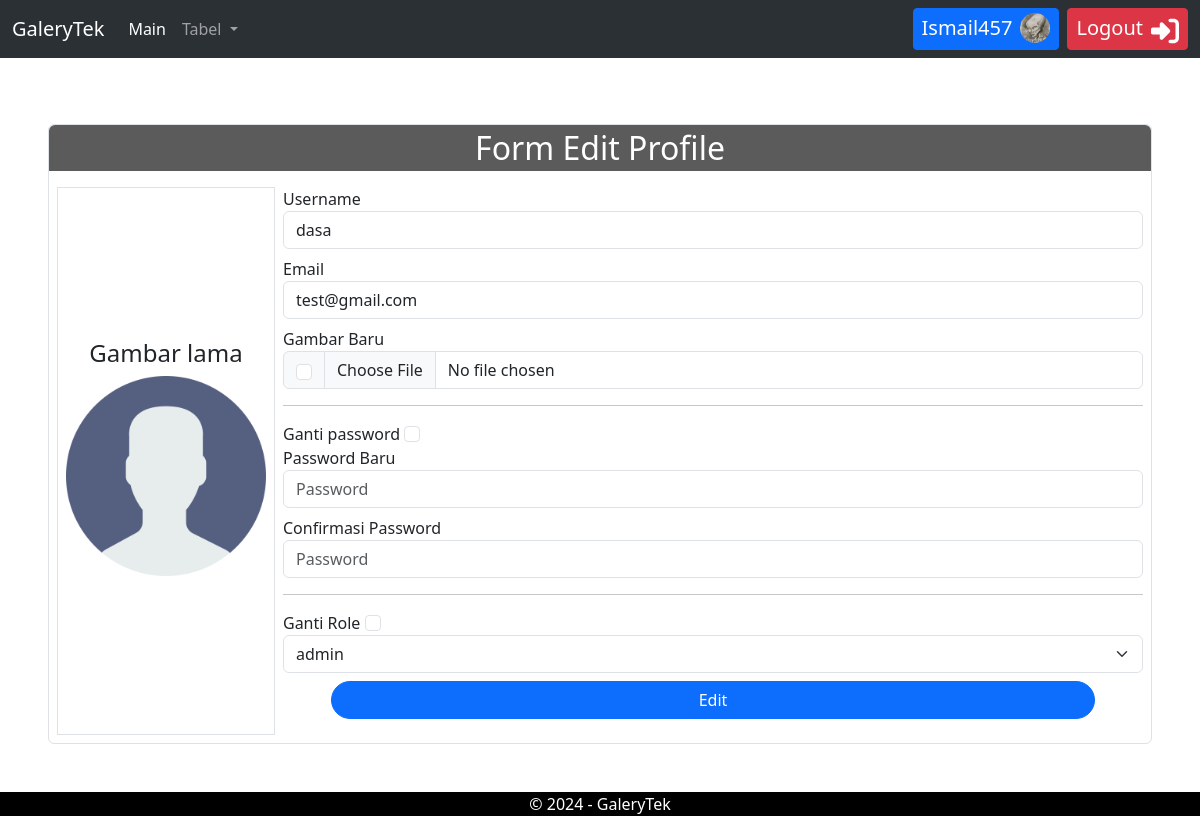
The app's page /admin/crud/form/edit_profile.php?id=11 (signed in) with its own data.
### tables this page shows
CREATE TABLE `user` (
  `id` int NOT NULL,
  `username` varchar(255) NOT NULL,
  `email` varchar(255) NOT NULL,
  `password` varchar(255) NOT NULL,
  `role` enum('admin','super admin') NOT NULL,
  `gambar` varchar(255) NOT NULL
);

### admin/crud/form/edit_profile.php (the view, shortened to what this page needs)
<!DOCTYPE html>
<html lang="en">
<head>
    <link rel="stylesheet" href="../../assets/style/base.css">
    <link rel="stylesheet" href="../../assets/style/form.css">
    <link rel="stylesheet" href="http://localhost/pw2024_tubes_233040070/admin/assets/plugins/fontawesome-free-6.5.2-web/css/all.css">
    <link rel="stylesheet" href="../../assets/style/bootstrap.min.css">
</head>
<body>
    <?php
    include "../../assets/shortcut/nav.php";
    ?>
    <section class="main" style="height:100%;">
        <?php
        $id = $_GET["id"];
        $query = mysqli_query($koneksi, "SELECT * FROM user WHERE id='$id'");
        while ($tampil = mysqli_fetch_array($query)) {
            if ($tampil['gambar']) {
                $gambar = $tampil['gambar'];
            } else {
                $gambar = "Profile_picture.png";
            }
        ?>
            <form action="../aksi/aksi_edit_profile.php" method="post" enctype="multipart/form-data" class="d-flex flex-column border rounded text-center mx-5">
                <h2 class="title rounded-top text-white p-1">Form Edit Profile</h2>
                <div class="aha d-flex m-2" style="width:auto;">
                    <div class="border d-inline-flex flex-column text-center p-2 justify-content-center">
                        <h4>Gambar lama</h4>
                        <img class="mx-auto mb-2 mt-0" src="<?php echo "http://localhost/pw2024_tubes_233040070/admin/crud/recource/gambar_profile/" . $gambar ?>" alt="<?php if ($tampil['gambar']) {
                                                                                                                                                                            echo $tampil['gambar'];
                                                                                                                                                                        } else {
                                                                                                                                                                            echo "Tidak_ada_gambar";
                                                                                                                                                                        } ?>">
                    </div>
                    <div class="text-start ms-2" style="width:100%;">
                        <span>Username</span>
                        <div class="mb-2">
                            <input name="username" value="<?php echo $tampil['username']; ?>" type="text" class="form-control" placeholder="Username" aria-label="Username" aria-describedby="addon-wrapping" required>
                        </div>
                        <span>Email</span>
                        <div class="mb-2">
                            <input name="email" value="<?php echo $tampil['email']; ?>" type="email" class="form-control" placeholder="Email" aria-label="Email" aria-describedby="addon-wrapping" required>
                        </div>
                        <label>Gambar Baru</label>
                        <div class="input-group mb-2">
                            <div class="input-group-text">
                                <input class="form-check-input" type="checkbox" name="upt" value="true">
                            </div>
                            <input name="gambaru" type="file" class="form-control" id="gambar">
                        </div>
                        <hr>
                        Ganti password <input class="form-check-input" type="checkbox" name="ps" value="true">
                        <br>
                        <span>Password Baru</span>
                        <div class="mb-2">
                            <input name="password" type="Password" class="form-control" placeholder="Password" aria-label="Password" aria-describedby="addon-wrapping">
                        </div>
                        <span>Confirmasi Password</span>
                        <div class="mb-2">
                            <input name="password2" type="Password" class="form-control" placeholder="Password" aria-label="Password" aria-describedby="addon-wrapping">
                        </div>
                        <?php
                        if ($tampil_user['role'] == "super admin") {
                            echo
                            "
                            <hr>
                        <span>Ganti Role </span><input class='form-check-input' type='checkbox' name='r_change' value='true'>
                        <div class='mb-2'>
                            <select name='roleNew' class='form-select' aria-label='Default select example'>
                                <option selected value='" . $tampil["role"] . "'>" . $tampil["role"] . "</option>
                                <option value='admin'>admin</option>
                                <option value='super admin'>super admin</option>
                            </select>
                        </div>
                            ";
                        }
                        ?>
                        <div class="d-grid">
                            <input type="submit" value="Edit" name="save" class="btn btn-primary mx-5 mb-3 rounded-pill">
                        </div>
                    </div>
                </div>
            </form>
        <?php } ?>
    </section>
    <?php
    include "../../assets/shortcut/link.php";
    ?>
</body>
</html>

### admin/assets/shortcut/nav.php (shortened to what this page needs)
<?php
include "koneksi.php";
$user = $_SESSION['user'];
$data_user = mysqli_query($koneksi, "SELECT * FROM user WHERE username='$user' or email='$user'");
$tampil_user = mysqli_fetch_array($data_user);
if ($tampil_user['gambar']) {
    $gambar_profile = $tampil_user['gambar'];
} else {
    $gambar_profile = "Profile_picture.png";
}
?>
<nav class="navbar navbar-expand-lg bg-body-tertiary position-fixed bg-dark" data-bs-theme="dark" style="
    color: white;
    width: 100%;
    z-index: 10;
    top: 0;">
    <div class="container-fluid">
        <a class="navbar-brand" href="./">GaleryTek</a>
        <div class="collapse navbar-collapse" id="navbarText">
            <ul class="navbar-nav me-auto mb-2 mb-lg-0 text-center">
                <li class="nav-item">
                    <a class="nav-link active" aria-current="page" href="#main">Main</a>
                </li>
                <li class="nav-item dropdown">
                    <a class="nav-link dropdown-toggle" href="#" role="button" data-bs-toggle="dropdown" aria-expanded="false">
                        Tabel
                    </a>
                </li>
            </ul>
            <div class="d-flex justify-content-evenly">
                <a href="http://localhost/pw2024_tubes_233040070/admin/crud/user.php" class="d-flex btn btn-sm btn-primary justify-content-center me-2">
                    <div class="fs-5 me-2"><?= $tampil_user['username'] ?></div><img class="rounded-circle" src="http://localhost/pw2024_tubes_233040070/admin/crud/recource/gambar_profile/<?= $gambar_profile; ?>" alt="Profile_picture.png" style="height:30px; width: 30px;">
                </a>
                <a href="http://localhost/pw2024_tubes_233040070/admin/crud/aksi/logout.php" class="d-flex btn btn-sm btn-danger justify-content-center" onclick="return confirm('Anda yakin ingin logout ?')">
                    <div class="fs-5">Logout</div><i class="fa-solid fa-right-to-bracket fa-2x ms-2 mt-1"></i>
                </a>
            </div>
        </div>
    </div>
</nav>
<div style="margin-bottom: 32px;">_</div>

### admin/assets/style/base.css (style rules this page uses)
* { margin: 0; padding: 0; scroll-behavior: smooth; }
img { border: 0; width: 200px; height: 200px; }

### admin/assets/style/form.css (style rules this page uses)
form { margin-top: 100px; }
.title { background-color: #5b5b5b; }
.main { height: 100vh; }

### records on screen
user: username "Ismail457", gambar (picture)
user: username "dasa", email "test@gmail.com", roleNew "admin"
